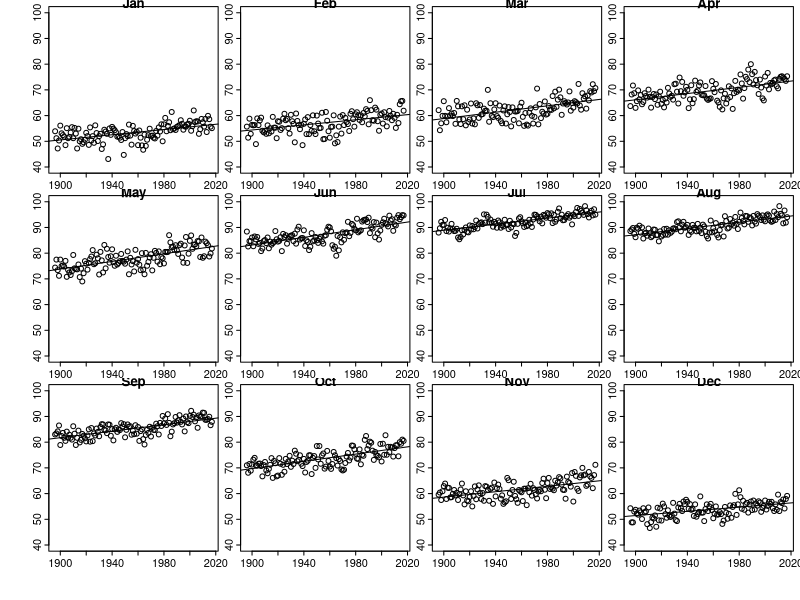

This figure's R source:
setwd("/Users/beth/Projects/RProgramming")
tempData <- read.csv("phoenix.csv", header=TRUE, sep=",")
years <- tempData$Year
par(
  mfrow = c(3, 4), # rows, columns
  mar = c(1.2, 1.2, 0.5, 0.5), # margins on each plot
  tcl = -0.3, # length of tick marks
  mgp = c(1.7, 0.4, 0), # margin line sizes for axis
  oma = c(2.5, 2.5, 0, 0) # outer margin sizes
)
colCount <- ncol(tempData) - 1
for (col in 2:colCount) {
  month <- tempData[[col]]
  pTitle <- colnames(tempData)[col]
  plot(years, month, main=pTitle, xlab="Year", ylab="Temp", ylim=c(40, 100))
  tempModel = lm(month ~ years)
  abline(tempModel)
}
